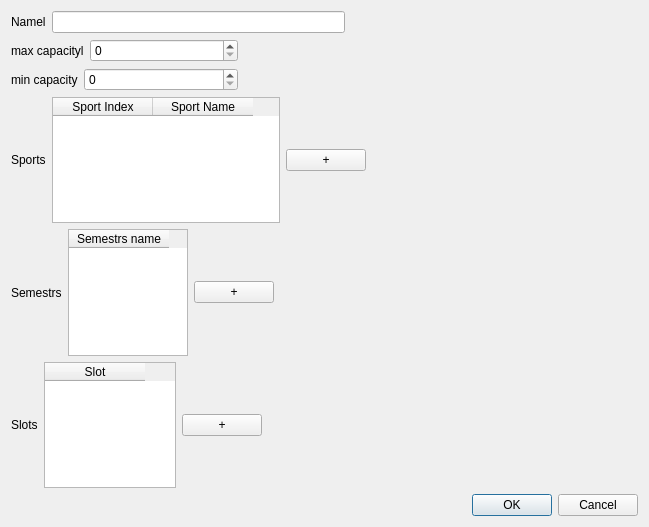
<?xml version="1.0" encoding="UTF-8"?>
<ui version="4.0">
 <class>Dialog</class>
 <widget class="QDialog" name="Dialog">
  <property name="geometry">
   <rect>
    <x>0</x>
    <y>0</y>
    <width>649</width>
    <height>527</height>
   </rect>
  </property>
  <property name="windowTitle">
   <string>Dialog</string>
  </property>
  <layout class="QVBoxLayout" name="verticalLayout">
   <item>
    <layout class="QHBoxLayout" name="horizontalLayout_6">
     <item>
      <widget class="QLabel" name="planNameLabel">
       <property name="text">
        <string>Namel</string>
       </property>
      </widget>
     </item>
     <item>
      <widget class="QLineEdit" name="planNameLineEdit"/>
     </item>
     <item>
      <spacer name="horizontalSpacer_3">
       <property name="orientation">
        <enum>Qt::Orientation::Horizontal</enum>
       </property>
       <property name="sizeHint" stdset="0">
        <size>
         <width>40</width>
         <height>20</height>
        </size>
       </property>
      </spacer>
     </item>
    </layout>
   </item>
   <item>
    <layout class="QHBoxLayout" name="horizontalLayout_5">
     <item>
      <widget class="QLabel" name="planMaxCapLabel">
       <property name="sizePolicy">
        <sizepolicy hsizetype="Preferred" vsizetype="Preferred">
         <horstretch>1</horstretch>
         <verstretch>0</verstretch>
        </sizepolicy>
       </property>
       <property name="text">
        <string>max capacityl</string>
       </property>
      </widget>
     </item>
     <item>
      <widget class="QSpinBox" name="planMaxCapSpinbox">
       <property name="sizePolicy">
        <sizepolicy hsizetype="Minimum" vsizetype="Fixed">
         <horstretch>3</horstretch>
         <verstretch>0</verstretch>
        </sizepolicy>
       </property>
      </widget>
     </item>
     <item>
      <spacer name="horizontalSpacer_2">
       <property name="orientation">
        <enum>Qt::Orientation::Horizontal</enum>
       </property>
       <property name="sizeHint" stdset="0">
        <size>
         <width>400</width>
         <height>20</height>
        </size>
       </property>
      </spacer>
     </item>
    </layout>
   </item>
   <item>
    <layout class="QHBoxLayout" name="horizontalLayout_4">
     <item>
      <widget class="QLabel" name="planMinCapLabel">
       <property name="sizePolicy">
        <sizepolicy hsizetype="Preferred" vsizetype="Preferred">
         <horstretch>1</horstretch>
         <verstretch>0</verstretch>
        </sizepolicy>
       </property>
       <property name="text">
        <string>min capacity</string>
       </property>
      </widget>
     </item>
     <item>
      <widget class="QSpinBox" name="planMinCapSpinbox">
       <property name="sizePolicy">
        <sizepolicy hsizetype="Minimum" vsizetype="Fixed">
         <horstretch>3</horstretch>
         <verstretch>0</verstretch>
        </sizepolicy>
       </property>
      </widget>
     </item>
     <item>
      <spacer name="horizontalSpacer">
       <property name="orientation">
        <enum>Qt::Orientation::Horizontal</enum>
       </property>
       <property name="sizeHint" stdset="0">
        <size>
         <width>400</width>
         <height>20</height>
        </size>
       </property>
      </spacer>
     </item>
    </layout>
   </item>
   <item>
    <layout class="QHBoxLayout" name="horizontalLayout_3">
     <item>
      <widget class="QLabel" name="planSportsLabel">
       <property name="text">
        <string>Sports</string>
       </property>
      </widget>
     </item>
     <item>
      <widget class="QTableWidget" name="sportsTableWidget">
       <property name="enabled">
        <bool>true</bool>
       </property>
       <column>
        <property name="text">
         <string>Sport Index</string>
        </property>
       </column>
       <column>
        <property name="text">
         <string>Sport Name</string>
        </property>
       </column>
      </widget>
     </item>
     <item>
      <widget class="QPushButton" name="sportsAddPushButton">
       <property name="text">
        <string>+</string>
       </property>
      </widget>
     </item>
     <item>
      <spacer name="horizontalSpacer_4">
       <property name="orientation">
        <enum>Qt::Orientation::Horizontal</enum>
       </property>
       <property name="sizeType">
        <enum>QSizePolicy::Policy::Maximum</enum>
       </property>
       <property name="sizeHint" stdset="0">
        <size>
         <width>300</width>
         <height>20</height>
        </size>
       </property>
      </spacer>
     </item>
    </layout>
   </item>
   <item>
    <layout class="QHBoxLayout" name="horizontalLayout_7">
     <property name="spacing">
      <number>6</number>
     </property>
     <item>
      <widget class="QLabel" name="planSemestrsLabel">
       <property name="text">
        <string>Semestrs</string>
       </property>
      </widget>
     </item>
     <item>
      <widget class="QTableWidget" name="semestrsListWidget">
       <column>
        <property name="text">
         <string>Semestrs name</string>
        </property>
       </column>
      </widget>
     </item>
     <item>
      <widget class="QPushButton" name="semestrAddPushButton">
       <property name="text">
        <string>+</string>
       </property>
      </widget>
     </item>
     <item>
      <spacer name="horizontalSpacer_5">
       <property name="orientation">
        <enum>Qt::Orientation::Horizontal</enum>
       </property>
       <property name="sizeType">
        <enum>QSizePolicy::Policy::Maximum</enum>
       </property>
       <property name="sizeHint" stdset="0">
        <size>
         <width>500</width>
         <height>20</height>
        </size>
       </property>
      </spacer>
     </item>
    </layout>
   </item>
   <item>
    <layout class="QHBoxLayout" name="horizontalLayout_8">
     <item>
      <widget class="QLabel" name="planSlotsLabel">
       <property name="text">
        <string>Slots</string>
       </property>
      </widget>
     </item>
     <item>
      <widget class="QTableWidget" name="slotsListWidget">
       <column>
        <property name="text">
         <string>Slot</string>
        </property>
       </column>
      </widget>
     </item>
     <item>
      <widget class="QPushButton" name="slotAddPushButton">
       <property name="text">
        <string>+</string>
       </property>
      </widget>
     </item>
     <item>
      <spacer name="horizontalSpacer_6">
       <property name="orientation">
        <enum>Qt::Orientation::Horizontal</enum>
       </property>
       <property name="sizeType">
        <enum>QSizePolicy::Policy::Maximum</enum>
       </property>
       <property name="sizeHint" stdset="0">
        <size>
         <width>500</width>
         <height>20</height>
        </size>
       </property>
      </spacer>
     </item>
    </layout>
   </item>
   <item>
    <widget class="QDialogButtonBox" name="buttonBox">
     <property name="orientation">
      <enum>Qt::Orientation::Horizontal</enum>
     </property>
     <property name="standardButtons">
      <set>QDialogButtonBox::StandardButton::Cancel|QDialogButtonBox::StandardButton::Ok</set>
     </property>
    </widget>
   </item>
  </layout>
 </widget>
 <resources/>
 <connections>
  <connection>
   <sender>buttonBox</sender>
   <signal>accepted()</signal>
   <receiver>Dialog</receiver>
   <slot>accept()</slot>
   <hints>
    <hint type="sourcelabel">
     <x>248</x>
     <y>254</y>
    </hint>
    <hint type="destinationlabel">
     <x>157</x>
     <y>274</y>
    </hint>
   </hints>
  </connection>
  <connection>
   <sender>buttonBox</sender>
   <signal>rejected()</signal>
   <receiver>Dialog</receiver>
   <slot>reject()</slot>
   <hints>
    <hint type="sourcelabel">
     <x>316</x>
     <y>260</y>
    </hint>
    <hint type="destinationlabel">
     <x>286</x>
     <y>274</y>
    </hint>
   </hints>
  </connection>
 </connections>
</ui>
